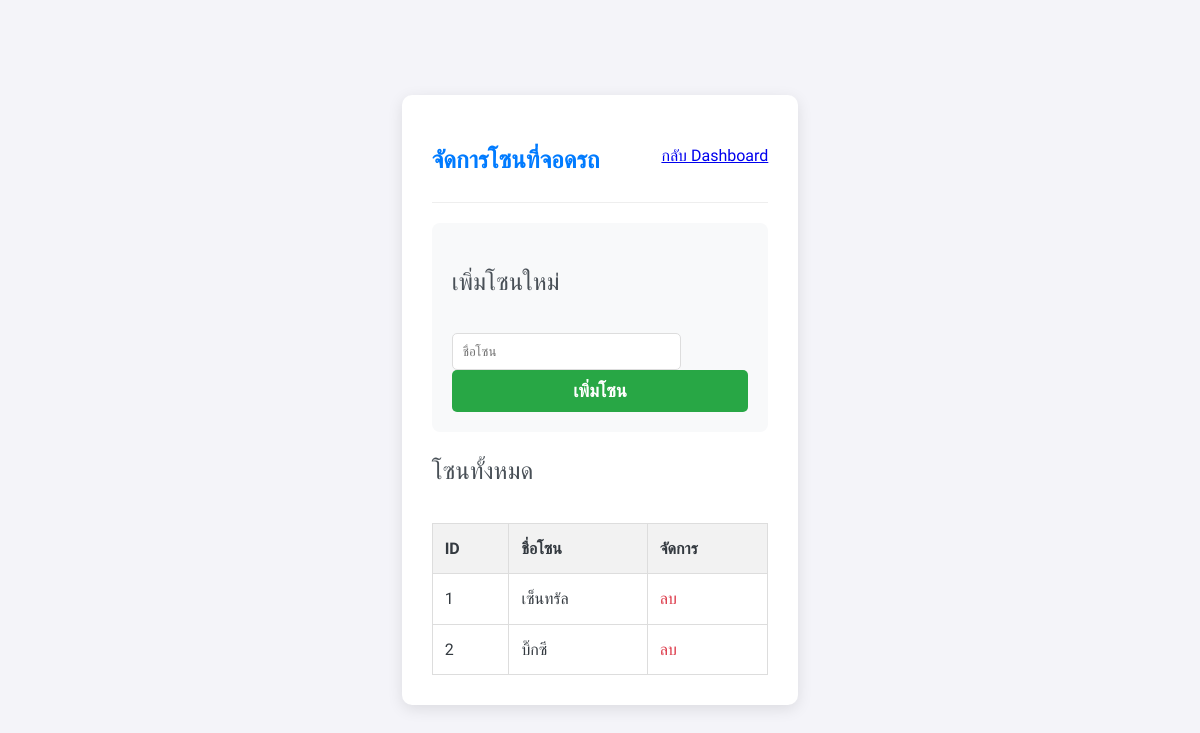
The page /manage_zones.php (signed in) on the database as committed earlier.
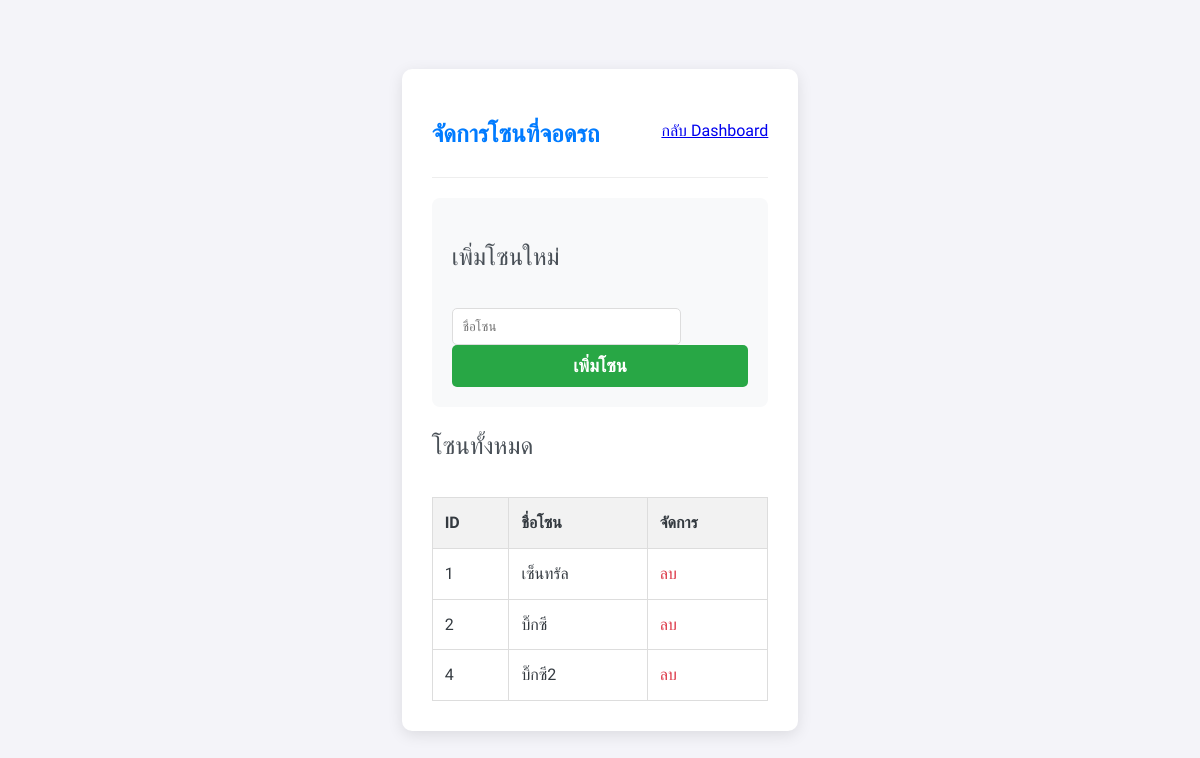
The same page on the database as committed later.
### tables this page shows
CREATE TABLE `zones` (
  `id` int(11) NOT NULL,
  `name` varchar(255) NOT NULL
);

### manage_zones.php (the view, shortened to what this page needs)
<?php
require_once 'config.php';
$zones = [];
$result = $conn->query("SELECT * FROM zones ORDER BY id");
if ($result) { while($row = $result->fetch_assoc()) { $zones[] = $row; } }
?>
<!DOCTYPE html>
<html lang="th">
<head>
    <link rel="stylesheet" href="style.css">
</head>
<body>
    <div class="admin-container">
        <div class="admin-header">
            <h1>จัดการโซนที่จอดรถ</h1>
            <a href="admin_dashboard.php">กลับ Dashboard</a>
        </div>
        <div class="add-form">
            <h2>เพิ่มโซนใหม่</h2>
            <form action="zone_process.php" method="POST">
                <input type="text" name="zone_name" placeholder="ชื่อโซน" required>
                <button type="submit" name="add_zone">เพิ่มโซน</button>
            </form>
        </div>
        <h2>โซนทั้งหมด</h2>
        <table class="zone-table">
            <thead>
                <tr>
                    <th>ID</th>
                    <th>ชื่อโซน</th>
                    <th>จัดการ</th>
                </tr>
            </thead>
            <tbody>
                <?php foreach ($zones as $zone): ?>
                <tr>
                    <td><?php echo $zone['id']; ?></td>
                    <td><?php echo htmlspecialchars($zone['name']); ?></td>
                    <td class="action-links">
                        <a href="zone_process.php?delete_zone=<?php echo $zone['id']; ?>" class="delete" onclick="return confirm('คุณแน่ใจหรือไม่ว่าต้องการลบโซนนี้?');">ลบ</a>
                    </td>
                </tr>
                <?php endforeach; ?>
            </tbody>
        </table>
    </div>
</body>
</html>

Rows that differ between the two databases and show on the page:
added zones: id "4", name "บิ๊กซี2"
